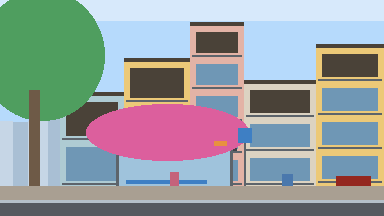
#> input picture assets/out_gif_a/_mock/mock.png, 384 x 216 px, found by its file name
$ python scooter.py
#> lines starting #> are read from the running program, lines starting #| are printed output that depends on the picture
### assets/src_gif/actors/_common.py
import sys, pathlib
sys.path.insert(0, str(pathlib.Path(__file__).resolve().parents[3]))
from tools.px_gif import *
from tools.layout_gif import *
import tools.px as _px
from PIL import Image

# one-char legend
L = {
 'k':'ink','h':'hair','l':'hair_l','s':'sk','S':'sk_l','d':'sk_d',
 'w':'white','g':'grey_hl','G':'grey_l','m':'grey','M':'grey_m','D':'grey_d','K':'grey_k',
 'y':'yl','Y':'yl_l','z':'yl_d','r':'red','R':'red_l','q':'red_d',
 'o':'or','O':'or_l','p':'or_d','c':'cat_hl',
 'b':'pb','B':'pb_l','n':'pb_d','N':'navy',
 'a':'wc','A':'wc_l','e':'wc_d','t':'tc','T':'tc_l','u':'tc_d',
 'f':'wood','F':'wood_l','j':'wood_d','J':'wood_k','x':'wood_hl',
 'v':'leaf','V':'leaf_l','W':'leaf_hl','X':'leaf_d',
 'i':'glass','I':'glass_l','1':'bl','2':'bl_l','3':'bl_d','4':'bl_hl',
 '5':'sh','6':'sh_l','7':'sh_d','8':'sk_d','9':'paper','0':'sb', 'P':'pave_l','Q':'pave',
 'E':'haze','C':'cloud_d','Z':'teal','H':'teal_d','U':'sb_d',
}
# [7 lines left out: function G, not called in this run]

_DARK = {}
def _mk():
    ramps = [('sk_l','sk','sk_d'),('yl_l','yl','yl_d'),('red_l','red','red_d'),('or_l','or','or_d'),('cat_hl','or','or_d'),
             ('pb_l','pb','pb_d'),('wc_l','wc','wc_d'),('wood_hl','wood_l','wood','wood_d'),('leaf_hl','leaf_l','leaf','leaf_d'),
             ('grey_hl','grey_l','grey','grey_m','grey_d'),('white','paper'),('sh_l','sh','sh_d'),('sb_l','sb','sb_d'),
             ('tc_l','tc','tc_d'),('glass_l','glass','glass_d'),('teal','teal_d'),('wb_l','wb','wb_d'),('bl_hl','bl_l','bl','bl_d'),('pave_l','pave','pave_d')]
    for rp in ramps:
        for n in rp: _DARK[RGB[n]] = RGB[rp[-1]]
    for n in ('hair','hair_l','ink','grey_k','wood_k','navy','red_d','or_d','yl_d','pb_d','sk_d','wc_d','leaf_d','sh_d','sb_d','tc_d','bl_d','grey_d','pave_d','teal_d','glass_d'):
        _DARK[RGB[n]] = RGB['ink'] if n in ('hair','hair_l','ink','grey_k','wood_k','navy') else RGB[n]
    # darker-of-dark
    for n,t in (('sk_d','wood_d'),('or_d','wood_d'),('yl_d','wood_d'),('red_d','wood_k'),('pb_d','navy'),('wc_d','wood_d'),('tc_d','wood_k'),('leaf_d','leaf_k'),('grey_d','ink'),('wood_d','ink'),('wood','wood_k')):
        _DARK[RGB[n]] = RGB[t]
    _DARK[RGB['hair']] = RGB['ink']
_mk()
def sout(img, diag=False, fixed=None):
    """selective outline: 1px outside, colour = dark tone of the neighbouring fill. Canvas grows 1px each side."""
    w,h = img.size; src = new(w+2,h+2); src.paste(img,(1,1)); out = new(w+2,h+2)
    sp,op = src.load(), out.load()
    nb=[(-1,0),(1,0),(0,-1),(0,1)]
    for y in range(h+2):
        for x in range(w+2):
            if sp[x,y][3]: continue
            for dx,dy in nb:
                xx,yy=x+dx,y+dy
                if 0<=xx<w+2 and 0<=yy<h+2 and sp[xx,yy][3]:
                    col = RGB[fixed] if fixed else _DARK.get(sp[xx,yy][:3], RGB['ink'])
                    op[x,y]=(*col,255); break
    out.alpha_composite(src); return out

def over(base, spr, x, y):
    b = base.copy(); b.alpha_composite(spr,(x,y)); return b
def stamp(img, rows, x, y, extra=None):
    img.alpha_composite(G(rows, extra), (x,y)); return img
def px_(img, pts, col):
    for x,y in pts: put(img,x,y,col)
    return img

MOCK = Image.open(_px.ROOT/'assets/out_gif/_mock/mock.png').convert('RGBA')
#> MOCK is the input picture: PIL image 384x216 RGBA; mean R, G, B, A 150.9, 158.2, 159.6, 255
def sheet(items, scale=6, pad=4, bg='grey_l', cols=None):
    """items: list of (label-less) images -> contact sheet"""
    cols = cols or len(items)
    rows = [items[i:i+cols] for i in range(0,len(items),cols)]
    W = max(sum(i.width+pad for i in r) for r in rows)+pad
    H = sum(max(i.height for i in r)+pad for r in rows)+pad
    s = Image.new('RGBA',(W,H),(*RGB[bg],255)); y=pad
    for r in rows:
        x=pad
        for i in r: s.alpha_composite(i,(x,y+max(j.height for j in r)-i.height)); x+=i.width+pad
        y+=max(i.height for i in r)+pad
    return s.resize((W*scale,H*scale),Image.NEAREST)
# [4 lines left out: function strip_frames, not called in this run]

def crop_union(frames):
    """crop all frames to the union bbox; returns (frames, (left, top))"""
    bb = None
    for f in frames:
        b = f.getbbox()
        if b: bb = b if bb is None else (min(bb[0],b[0]),min(bb[1],b[1]),max(bb[2],b[2]),max(bb[3],b[3]))
    return [f.crop(bb) for f in frames], (bb[0], bb[1])
def save_c(name, frames, ax, ay, **kw):
    """ax, ay given in uncropped frame coords; they are translated after crop. anchor y = row of lowest contact pixel"""
    fr,(l,t) = crop_union(frames)
    return save_asset('actors', name, fr, anchor=(ax-l, ay-t), **kw)

### tools/px.py
"""Shared pixel-art toolkit. Every asset script imports this:

    import sys, pathlib; sys.path.insert(0, str(pathlib.Path(__file__).resolve().parents[3]))
    from tools.px import *
    from tools.layout import *

Rules enforced here: palette-only colors, alpha strictly 0 or 255, 1x logical pixels.
"""
from __future__ import annotations

import json
import unicodedata
from pathlib import Path

from PIL import Image, ImageDraw

ROOT = Path(__file__).resolve().parents[1]
OUT = ROOT / "assets" / "out"
PREVIEW_SCALE = 4

# ---------------------------------------------------------------- palette
# Endesga 32 + 13 project extras (bougainvillea ramp, warm stone, sky, lamp glow, wall paints).
PALETTE: dict[str, str] = {
    # skin / browns
    "skin1": "#e8b796", "skin2": "#e4a672", "skin3": "#c28569", "skin4": "#b86f50",
    "brown_d": "#733e39", "brown_k": "#3e2731",
    # warm
    "rust": "#be4a2f", "clay": "#d77643", "sand": "#ead4aa",
    "red_d": "#a22633", "red": "#e43b44", "red_hot": "#ff0044",
    "orange": "#f77622", "gold": "#feae34", "yellow": "#fee761",
    # greens / teal
    "green_l": "#63c74d", "green": "#3e8948", "green_d": "#265c42", "teal_k": "#193c3e",
    "mint": "#7fb7a4",
    # blues / greys
    "blue_d": "#124e89", "blue": "#0099db", "cyan": "#2ce8f5",
    "white": "#ffffff", "grey_l": "#c0cbdc", "grey": "#8b9bb4",
    "slate": "#5a6988", "slate_d": "#3a4466", "navy": "#262b44", "ink": "#181425",
    "sky_l": "#8fd3f4", "sky": "#5bb3e6",
    # purples / pinks
    "plum": "#68386c", "mauve": "#b55088", "salmon": "#f6757a",
    # bougainvillea ramp (dark -> highlight)
    "bloom_k": "#5e1a4a", "bloom_d": "#a3246e", "bloom": "#d93a8c",
    "bloom_l": "#f26db1", "bloom_hl": "#ffb3dc",
    # warm stone (concrete, asphalt, curbs)
    "stone_l": "#a8a29a", "stone": "#77716b", "stone_d": "#4d4945",
    # misc
    "glow": "#ffe9a8", "ochre": "#e8c170",
}


def _hex(h: str) -> tuple[int, int, int]:
    h = h.lstrip("#")
    return int(h[0:2], 16), int(h[2:4], 16), int(h[4:6], 16)


RGB: dict[str, tuple[int, int, int]] = {k: _hex(v) for k, v in PALETTE.items()}
_ALLOWED = set(RGB.values())
CLEAR = (0, 0, 0, 0)


def c(name: str) -> tuple[int, int, int, int]:
    """Palette name -> RGBA tuple. Raises KeyError on unknown names (on purpose)."""
    return (*RGB[name], 255)


# ---------------------------------------------------------------- canvas helpers
def new(w: int, h: int) -> Image.Image:
    return Image.new("RGBA", (w, h), CLEAR)


# [12 lines left out: function grid, not called in this run]


def put(img: Image.Image, x: int, y: int, name: str) -> None:
    if 0 <= x < img.width and 0 <= y < img.height:
        img.putpixel((x, y), c(name))


def rect(img: Image.Image, x0: int, y0: int, x1: int, y1: int, name: str) -> None:
    """Filled rectangle, inclusive corners."""
    ImageDraw.Draw(img).rectangle([x0, y0, x1, y1], fill=c(name))


def line(img: Image.Image, x0: int, y0: int, x1: int, y1: int, name: str) -> None:
    ImageDraw.Draw(img).line([x0, y0, x1, y1], fill=c(name), width=1)


def ellipse(img: Image.Image, x0: int, y0: int, x1: int, y1: int, name: str) -> None:
    ImageDraw.Draw(img).ellipse([x0, y0, x1, y1], fill=c(name))


def poly(img: Image.Image, pts: list[tuple[int, int]], name: str) -> None:
    ImageDraw.Draw(img).polygon(pts, fill=c(name))


def paste(dst: Image.Image, src: Image.Image, x: int, y: int) -> None:
    """Alpha-paste (hard alpha, so the result stays palette-clean)."""
    dst.alpha_composite(src, (x, y))


BAYER4 = [[0, 8, 2, 10], [12, 4, 14, 6], [3, 11, 1, 9], [15, 7, 13, 5]]


# [41 lines left out: functions dither, vgradient, outline, not called in this run]


def flip(img: Image.Image) -> Image.Image:
    return img.transpose(Image.FLIP_LEFT_RIGHT)


# [11 lines left out: function recolor, not called in this run]


# ---------------------------------------------------------------- tiny pixel font (3x5 caps + Vietnamese marks)
_G = {
    "A": [".#.", "#.#", "###", "#.#", "#.#"], "B": ["##.", "#.#", "##.", "#.#", "##."],
    "C": [".##", "#..", "#..", "#..", ".##"], "D": ["##.", "#.#", "#.#", "#.#", "##."],
    "E": ["###", "#..", "##.", "#..", "###"], "F": ["###", "#..", "##.", "#..", "#.."],
    "G": [".##", "#..", "#.#", "#.#", ".##"], "H": ["#.#", "#.#", "###", "#.#", "#.#"],
    "I": ["###", ".#.", ".#.", ".#.", "###"], "J": ["..#", "..#", "..#", "#.#", ".#."],
    "K": ["#.#", "#.#", "##.", "#.#", "#.#"], "L": ["#..", "#..", "#..", "#..", "###"],
    "M": ["#...#", "##.##", "#.#.#", "#...#", "#...#"], "N": ["#..#", "##.#", "#.##", "#..#", "#..#"],
    "O": [".#.", "#.#", "#.#", "#.#", ".#."], "P": ["##.", "#.#", "##.", "#..", "#.."],
    "Q": [".#.", "#.#", "#.#", "##.", ".##"], "R": ["##.", "#.#", "##.", "#.#", "#.#"],
    "S": [".##", "#..", ".#.", "..#", "##."], "T": ["###", ".#.", ".#.", ".#.", ".#."],
    "U": ["#.#", "#.#", "#.#", "#.#", "###"], "V": ["#.#", "#.#", "#.#", "#.#", ".#."],
    "W": ["#...#", "#...#", "#.#.#", "##.##", "#...#"], "X": ["#.#", "#.#", ".#.", "#.#", "#.#"],
    "Y": ["#.#", "#.#", ".#.", ".#.", ".#."], "Z": ["###", "..#", ".#.", "#..", "###"],
    "Đ": [".##.", ".#.#", "####", ".#.#", ".##."],
    "0": ["###", "#.#", "#.#", "#.#", "###"], "1": [".#.", "##.", ".#.", ".#.", "###"],
    "2": ["##.", "..#", ".#.", "#..", "###"], "3": ["##.", "..#", ".#.", "..#", "##."],
    "4": ["#.#", "#.#", "###", "..#", "..#"], "5": ["###", "#..", "##.", "..#", "##."],
    "6": [".##", "#..", "###", "#.#", "###"], "7": ["###", "..#", ".#.", ".#.", ".#."],
    "8": ["###", "#.#", "###", "#.#", "###"], "9": ["###", "#.#", "###", "..#", "##."],
    " ": ["..", "..", "..", "..", ".."], "-": ["...", "...", "###", "...", "..."],
    ".": [".", ".", ".", ".", "#"], ":": [".", "#", ".", "#", "."], "!": ["#", "#", "#", ".", "#"],
    "/": ["..#", "..#", ".#.", "#..", "#.."],
}
_MARK_ABOVE_VOWEL = {"̂": [".#.", "#.#"], "̆": ["#.#", ".#."]}  # circumflex, breve
_MARK_TONE = {"̀": ["#.", ".#"], "́": [".#", "#."], "̉": ["##", ".#"], "̃": [".#.#", "#.#."]}
_DOT_BELOW, _HORN = "̣", "̛"
FONT_ASC = 5   # rows reserved above caps for marks
FONT_H = 5     # cap height
FONT_DESC = 2  # rows below for dot-below


# [57 lines left out: functions _char_parts, text_size, text, not called in this run]


# ---------------------------------------------------------------- validation + export
def validate(img: Image.Image, label: str = "") -> None:
    bad_alpha, bad_col = 0, set()
    for r, g, b, a in img.getdata():
        if a not in (0, 255):
            bad_alpha += 1
        elif a == 255 and (r, g, b) not in _ALLOWED:
            bad_col.add("#%02x%02x%02x" % (r, g, b))
    if bad_alpha or bad_col:
        raise ValueError(f"[{label}] palette violation: {bad_alpha} semi-transparent px, "
                         f"off-palette colors {sorted(bad_col)[:10]}")


def _preview_bg(w: int, h: int) -> Image.Image:
    bg = Image.new("RGBA", (w, h), (*RGB["grey_l"], 255))
    return bg


def save_asset(group: str, name: str, frames, *, fps: float | None = None,
               anchor: tuple[int, int] | None = None, states: dict[str, list[int]] | None = None,
               loop: bool = True, notes: str = "") -> Path:
    """Export one asset.

    frames: an Image or list of equally-sized Images (animation frames).
    anchor: (x, y) in frame coords of the ground/attach point; default bottom-centre.
    states: optional named frame ranges, e.g. {"walk": [0,1,2,3,4,5], "idle": [6,7]}.

    Writes assets/out/<group>/<name>.png (horizontal strip, 1x), <name>.json,
    and _preview/<name>@4x.png (+ .gif when animated).
    """
    if isinstance(frames, Image.Image):
        frames = [frames]
    frames = [f.convert("RGBA") for f in frames]
    fw, fh = frames[0].size
    for i, f in enumerate(frames):
        if f.size != (fw, fh):
            raise ValueError(f"[{group}/{name}] frame {i} size {f.size} != {(fw, fh)}")
        validate(f, f"{group}/{name}#{i}")
    d = OUT / group
    (d / "_preview").mkdir(parents=True, exist_ok=True)
    strip = new(fw * len(frames), fh)
    for i, f in enumerate(frames):
        strip.paste(f, (i * fw, 0))
    strip.save(d / f"{name}.png")
    meta = {
        "name": name, "group": group, "frameW": fw, "frameH": fh, "frames": len(frames),
        "fps": fps, "anchor": list(anchor) if anchor else [fw // 2, fh - 1],
        "states": states or {"default": list(range(len(frames)))}, "loop": loop, "notes": notes,
    }
    (d / f"{name}.json").write_text(json.dumps(meta, ensure_ascii=False, indent=1))
    k = PREVIEW_SCALE
    big = strip.resize((strip.width * k, strip.height * k), Image.NEAREST)
    bg = _preview_bg(big.width, big.height)
    bg.alpha_composite(big)
    bg.convert("RGB").save(d / "_preview" / f"{name}@4x.png")
    if len(frames) > 1:
        gif_frames = []
        for f in frames:
            fb = _preview_bg(fw * k, fh * k)
            fb.alpha_composite(f.resize((fw * k, fh * k), Image.NEAREST))
            gif_frames.append(fb.convert("RGB"))
        dur = int(1000 / (fps or 8))
        gif_frames[0].save(d / "_preview" / f"{name}.gif", save_all=True,
                           append_images=gif_frames[1:], duration=dur, loop=0, disposal=2)
    return d / f"{name}.png"

### assets/src_gif/actors/walker.py
import math
from _common import *
SC='review/gif_style/_sheets/'

def seg(im,x0,y0,x1,y1,cols,w=2):
    n=max(abs(x1-x0),abs(y1-y0),1)
    for t in range(n+1):
        x=round(x0+(x1-x0)*t/n); y=round(y0+(y1-y0)*t/n)
        for i in range(w): put(im,x+i,y,cols[i])

# [81 lines left out: functions basket, walker, full, not called in this run]
# [5 lines that do not run on import are left out]

### assets/src_gif/actors/scooter.py
from _common import *
from walker import seg
SC='review/gif_style/_sheets/'

def wheel(im,x0,y0,f):
    ellipse(im,x0,y0,x0+7,y0+7,'grey_k'); ellipse(im,x0+2,y0+2,x0+5,y0+5,'grey_l')
    rect(im,x0+3,y0+3,x0+4,y0+4,'grey_d')
    if f: put(im,x0+2,y0+3,'white'); put(im,x0+5,y0+4,'white')
    else: put(im,x0+3,y0+2,'white'); put(im,x0+4,y0+5,'white')

def scooter(f):
    im=new(40,32)
    wheel(im,4,24,f); wheel(im,28,24,f)
    d = 1 if f else 0   # upper body bob
    # rear body (pink)
    poly(im,[(3,26),(4,21),(8,18),(17,18),(19,22),(18,26),(13,26),(11,24),(7,26)],'pk_l')
    rect(im,6,19,16,19,'bl_hl') if False else None
    poly(im,[(5,22),(8,19),(16,19),(17,22)],'pk_l')
    rect(im,5,23,12,23,'pk'); rect(im,9,25,18,26,'pk_d'); rect(im,4,26,8,26,'pk_d')
    rect(im,13,22,17,24,'pk');
    # floorboard
    rect(im,17,25,28,25,'pk'); rect(im,18,26,27,26,'pk_d')
    # seat
    poly(im,[(7,17-0),(9,15),(19,15),(21,17)],'grey_k'); rect(im,9,15,18,15,'grey_m')
    # tail light
    put(im,3,21,'red'); put(im,3,22,'red')
    # leg shield + fork + fender
    poly(im,[(27,12),(31,12),(30,25),(26,25)],'pk_l'); rect(im,27,13,27,24,'white'); rect(im,30,13,30,25,'pk_d')
    for i in range(8): put(im,31+i//6,17+i,'grey_m')
    poly(im,[(28,24),(30,22),(34,22),(36,25)],'pk'); rect(im,29,25,35,25,'pk_d') if False else None
    # handlebar/headlight/mirror
    rect(im,27,11,31,11,'grey_k'); rect(im,29,8,29,10,'grey_d'); rect(im,28,7,30,7,'grey_l')
    ellipse(im,31,12,34,15,'yl_l'); put(im,31,13,'white'); put(im,34,15,'yl_d')
    # ---- rider (everything shifted by d upward)
    r=new(40,32)
    # legs: thigh from hip to knee, shin down to floorboard
    seg(r,14,16,23,17,('navy','pb_d'),w=1) if False else None
    for x in range(14,24): put(r,x,16,'pb'); put(r,x,17,'pb_d')
    for x in range(14,24): put(r,x,15,'pb_l') if x<19 else None
    seg(r,23,17,25,24,('pb','pb_d'),w=2)
    put(r,25,24,'pb_d')
    rect(r,24,25,27,25,'white'); rect(r,24,24,24,24,'white')  # shoe
    # torso: sun-protection coat (mint) + flutter tail
    for i,y in enumerate(range(7,17)):
        x0=13+(0 if i>3 else 1); x1=19-(1 if i>6 else 0)
        for x in range(x0,x1+1):
            put(r,x,y,'sh_l' if x==x0 else ('sh_d' if x>=x1-1 else 'sh'))
    # coat tail flapping behind
    tail=[(12,15),(11,16),(10,16),(9,17)] if not f else [(12,16),(11,17),(10,17),(9,18)]
    for x,y in tail: put(r,x,y,'sh'); put(r,x,y+1,'sh_d')
    rect(r,12,12,12,14,'sh_d')
    # arm to handlebar
    seg(r,18,10,24,13,('sh','sh_d'),w=2)
    seg(r,25,13,28,11,('sh','sh_d'),w=1)
    put(r,28,10,'white'); put(r,29,10,'white')       # glove on grip
    # neck + head + helmet
    rect(r,16,6,17,6,'sk_d')
    rect(r,14,1,20,6,'sk')
    # face: sunglasses + white mask
    rect(r,18,3,21,3,'ink'); put(r,21,4,'sk_l')
    rect(r,17,4,21,6,'paper'); put(r,21,4,'paper') if False else None
    put(r,21,5,'white'); put(r,21,6,'white'); rect(r,17,4,20,4,'sk')
    # helmet shell
    poly(r,[(13,4),(13,2),(15,0),(19,0),(21,2),(21,3),(13,3)],'white')
    rect(r,13,1,20,1,'white'); rect(r,13,2,21,2,'white')
    rect(r,13,3,16,5,'white')
    put(r,15,1,'glass_l'); put(r,16,1,'glass_l'); rect(r,14,3,14,5,'grey_hl')
    rect(r,17,3,21,3,'grey_hl') if False else None
    # shadows: helmet lower edge
    rect(r,18,2,21,2,'grey_hl'); rect(r,13,5,16,5,'grey_l')
    # hair under helmet at back
    put(r,13,6,'hair'); put(r,14,6,'hair')
    # hair strand under
    # shift upper body by -d
    up=new(40,32); up.alpha_composite(r,(0,-d))
    im.alpha_composite(up)
    return im
if __name__=='__main__':
    fr=[sout(scooter(i)) for i in (0,1)]
#> in scooter, `im=new(40,32)`: im: PIL image 40x32 RGBA; every value is 0
#> in rect (call 8), `ImageDraw.Draw(img).rectangle([x0, y0, x1, y1], fill=c(name))`:
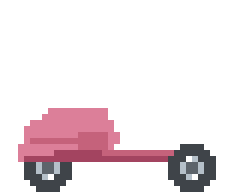
#> img: PIL image 40x32 RGBA (shown 6 times larger); mean R, G, B, A 29.4, 18.8, 22.2, 46.8; transparent parts drawn white
#> call 3 of poly, with name = 'grey_k'
#> in poly (call 3), `ImageDraw.Draw(img).polygon(pts, fill=c(name))`:
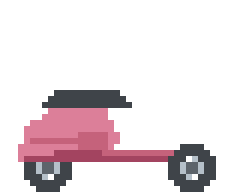
#> img: PIL image 40x32 RGBA (shown 6 times larger); mean R, G, B, A 31.4, 20.9, 24.4, 54.6; transparent parts drawn white
#> call 4 of poly, with name = 'pk_l'
#> in poly (call 4), `ImageDraw.Draw(img).polygon(pts, fill=c(name))`:
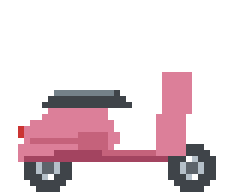
#> img: PIL image 40x32 RGBA (shown 6 times larger); mean R, G, B, A 43.5, 28, 32.9, 67.7; transparent parts drawn white
#> after the loop in scooter, `for i in range(8): put(im,31+i//6,17+i,'grey_m')`:
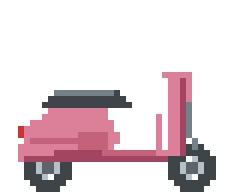
#> im: PIL image 40x32 RGBA (shown 6 times larger); mean R, G, B, A 43.6, 29.1, 33.9, 68.7; transparent parts drawn white
#> in rect (call 13), `ImageDraw.Draw(img).rectangle([x0, y0, x1, y1], fill=c(name))`:
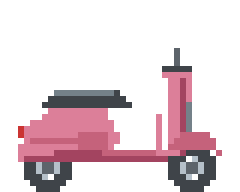
#> img: PIL image 40x32 RGBA (shown 6 times larger); mean R, G, B, A 46, 30.4, 35.4, 72.3; transparent parts drawn white
#> after the loop in scooter, `for x in range(14,24): put(r,x,15,'pb_l') if x<19 else None`:
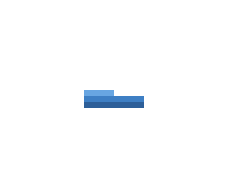
#> r: PIL image 40x32 RGBA (shown 6 times larger); mean R, G, B, A 1.2, 2.4, 3.6, 5; transparent parts drawn white
#> after the loop in scooter, `for i,y in enumerate(range(7,17)):`:
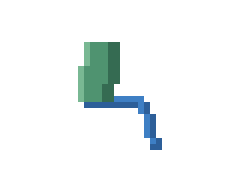
#> r: PIL image 40x32 RGBA (shown 6 times larger); mean R, G, B, A 6, 10.4, 10.3, 19.5; transparent parts drawn white
#> in sout, `w, h = img.size`: w = 40; h = 32
#> fr = 2 items
    sheet(fr,scale=12).save(SC+'scooter.png')
#> in sheet, `cols = cols or len(items)`: cols = 2
#> in sheet, `rows = [items[i:i+cols] for i in range(0,len(items),cols)]`: rows = 1 item
#> in sheet, `W = max(sum(i.width+pad for i in r) for r in rows)+pad`: W = 96
#> in sheet, `H = sum(max(i.height for i in r)+pad for r in rows)+pad`: H = 42
#> the loop in sheet, `for r in rows:` made 1 pass
#> y on pass 1: 42
    save_c('scooter_rider',fr,20,max(f.getbbox()[3] for f in fr)-1,fps=8,notes='faces right (flip for left). anchor = lowest wheel pixel row, wheelbase centre. y = WHEEL_Y')
#> the loop in crop_union, `for f in frames:` made 2 passes
#> bb on passes 1 to 2: (3, 0, 39, 34), (3, 0, 39, 34)
#> in save_c, `fr,(l,t) = crop_union(frames)`: fr = 2 items; l = 3; t = 0
#> in save_asset, `frames = [f.convert("RGBA") for f in frames]`: frames = 2 items
#> the loop in save_asset, `for i, f in enumerate(frames):` made 2 passes
#> the loop in save_asset, `for i, f in enumerate(frames):` made 2 passes
#> the loop in save_asset, `for f in frames:` made 2 passes
